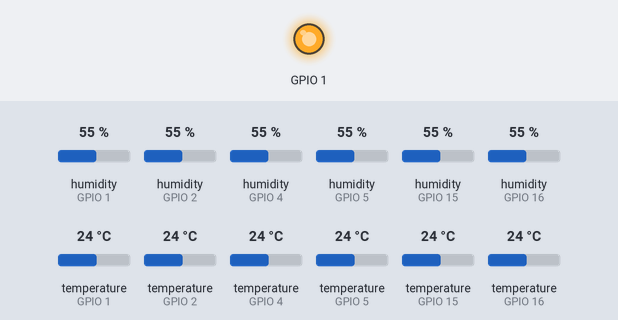
Recording of a program running on a simulated ESP32 board running MicroPython. Parts: output pins drawn as LEDs (lit = HIGH). The inputs (shaded band) are chosen by the test bench; at power-on: humidity (sensors on GPIO 1, GPIO 2, GPIO 4, GPIO 5, GPIO 15, GPIO 16) 55 %, temperature (sensors on GPIO 1, GPIO 2, GPIO 4, GPIO 5, GPIO 15, GPIO 16) 24 °C. Pins used as bus, display or sensor lines are not drawn; what the program prints to the serial console is not drawn. At 1.1 s the program stops and its outputs stay as they are.

Above: at 0.1 s.
At 1.1 s:
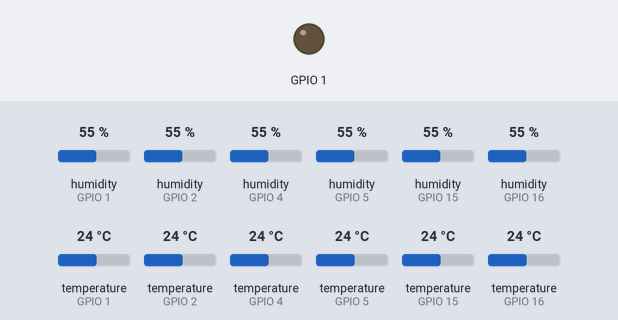
Timing chart, 0 to 2.6 s (numbered marks = the images above):
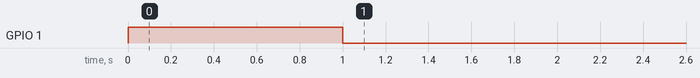

The program:

repl-diagnosis.py
```python
# ESP32-S3 DHT22 問題診断用コマンド集
# 以下のコマンドを一つずつREPLで実行してください

print("=== ESP32-S3 DHT22 診断開始 ===")

# 1. 基本的なピン出力テスト
import machine
import time

def test_gpio_output(pin_num):
    print(f"\nGPIO{pin_num} 出力テスト:")
    try:
        pin = machine.Pin(pin_num, machine.Pin.OUT)
        pin.value(1)
        print(f"  GPIO{pin_num} = HIGH")
        time.sleep(1)
        pin.value(0)
        print(f"  GPIO{pin_num} = LOW")
        print(f"  ✓ GPIO{pin_num} 出力OK")
        return True
    except Exception as e:
        print(f"  ✗ GPIO{pin_num} 出力エラー: {e}")
        return False

# GPIO1のテスト
test_gpio_output(1)

# 2. 複数ピンでのDHT22テスト
import dht

def test_dht22_pin(pin_num):
    print(f"\nDHT22テスト GPIO{pin_num}:")
    try:
        sensor = dht.DHT22(machine.Pin(pin_num, machine.Pin.OUT, machine.Pin.PULL_UP))
        print(f"  初期化成功")

        # 3回測定テスト
        for i in range(3):
            try:
                sensor.measure()
                temp = sensor.temperature()
                humi = sensor.humidity()
                print(f"  測定{i+1}: 温度={temp}°C, 湿度={humi}% ✓")
                return True
            except Exception as e:
                print(f"  測定{i+1}: エラー - {e}")
                time.sleep(3)  # DHT22復旧待機
        return False
    except Exception as e:
        print(f"  初期化エラー: {e}")
        return False

# 推奨ピンでのテスト
test_pins = [1, 2, 4, 5, 15, 16]
working_pins = []

for pin in test_pins:
    if test_dht22_pin(pin):
        working_pins.append(pin)

print(f"\n=== 結果 ===")
print(f"動作するピン: {working_pins}")

if not working_pins:
    print("\n✗ 全てのピンで失敗 - ハードウェア問題の可能性:")
    print("  1. DHT22センサーの故障")
    print("  2. プルアップ抵抗の不備（4.7KΩ-10KΩ必要）")
    print("  3. 配線の接続不良")
    print("  4. 電源供給の問題（3.3V不安定）")
else:
    print(f"\n✓ GPIO{working_pins[0]} が推奨です")
```

Measured:
- by itself, GPIO 1: LOW → HIGH at 0.00 s, → LOW 1.0 s later
